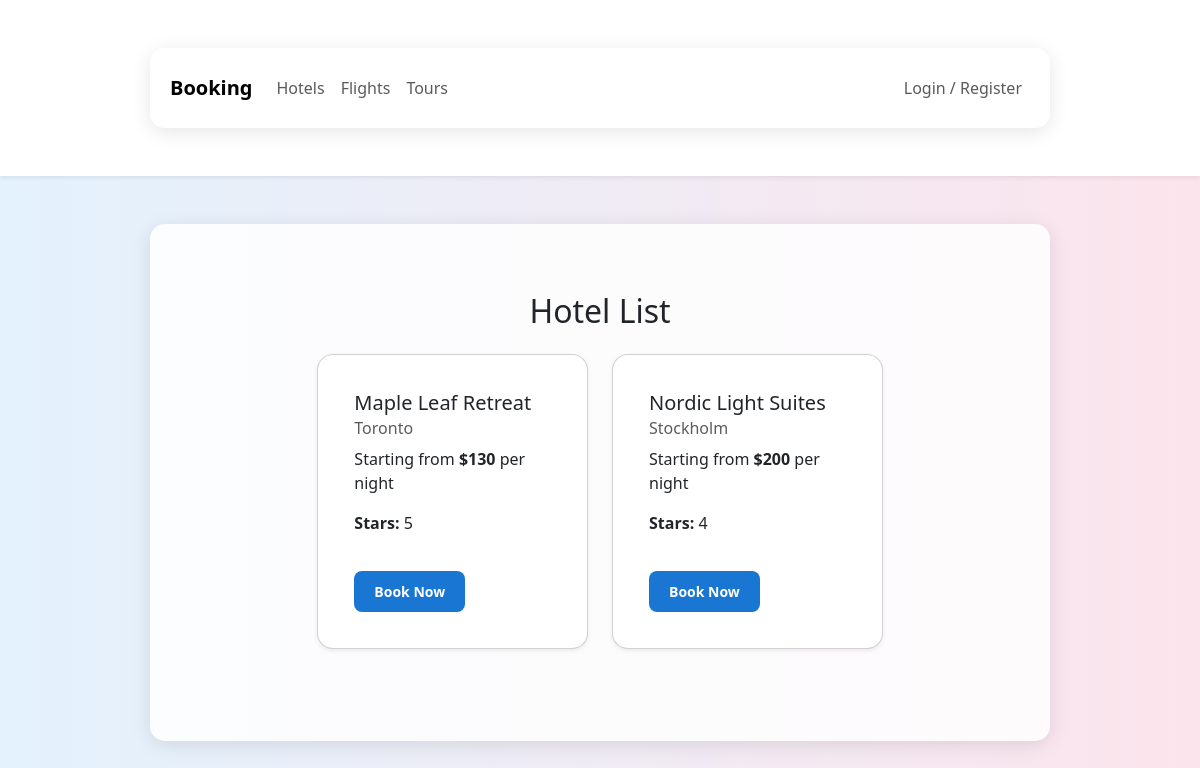
Screenshot of /hotels/ with the database file from the repository.
### booking/models.py (models this page shows, shortened)
class Hotel(models.Model):
    name = models.CharField(max_length=200)
    location_city = models.CharField(max_length=100)
    location_address = models.TextField()
    description = models.TextField(blank=True)
    star_rating = models.PositiveSmallIntegerField(choices=[(i, f"{i} Star{'s' if i > 1 else ''}") for i in range(1, 6)])
    contact_email = models.EmailField(blank=True)
    manager = models.ForeignKey(User, on_delete=models.CASCADE, related_name="managed_hotels")

### booking/views.py (the view)
# urls.py: path('hotels/', views.hotel_list, name='hotel_list'),
def hotel_list(request):
    cheapest_room = Room.objects.filter(hotel=OuterRef('pk')).order_by('price_per_night')
    hotels = Hotel.objects.annotate(min_price=Min("rooms__price_per_night"))
    hotels = hotels.annotate(
        cheapest_room_id=Subquery(cheapest_room.values('id')[:1])
    )
    user_role = None
    if request.session.get("username"):
        user = User.objects.get(username=request.session["username"])
        user_role = user.role
    return render(request, "hotel_list.html", {"hotels": hotels})

### booking/templates/hotel_list.html (shortened to what this page needs)
{% extends 'base.html' %}
{% block content %}
<div class="my-5">
  <h2 class="text-center mb-4">Hotel List</h2>
  <div class="row justify-content-center">
    {% for hotel in hotels %}
      <div class="col-md-6 col-lg-4 mb-4">
        <div class="card h-100 shadow-sm rounded-4">
          <div class="card-body">
            <h5 class="card-title">{{ hotel.name }}</h5>
            <h6 class="card-subtitle mb-2 text-muted">{{ hotel.location_city }}</h6>
            <p class="card-text">
              {% if hotel.min_price %}
                Starting from <strong>${{ hotel.min_price }}</strong> per night
              {% else %}
                <em>No rooms available</em>
              {% endif %}
            </p>
            <p class="card-text"><strong>Stars:</strong> {{ hotel.star_rating }}</p>
            <a href="{% url 'reserve_item' 'room'  hotel.cheapest_room_id  %}" class="btn btn-primary btn-sm">Book Now</a>
          </div>
        </div>
      </div>
    {% empty %}
      <p class="text-muted text-center">No hotels available.</p>
    {% endfor %}
  </div>
</div>
{% endblock %}

### booking/static/assets/styles/bookings.css (style rules this page uses)
body { font-family: 'Segoe UI', Tahoma, Geneva, Verdana, sans-serif; background: linear-gradient(to right, #e3f2fd, #fce4ec); margin: 0; padding: 0; }
.card { background: #ffffff; border-radius: 12px; padding: 20px; box-shadow: 0 2px 8px rgba(0, 0, 0, 0.1); transition: transform 0.3s ease, box-shadow 0.3s ease; }
.btn { display: inline-block; padding: 10px 20px; background-color: #1976d2; color: #fff; border: none; border-radius: 8px; text-decoration: none; text-align: center; font-weight: bold; transition: background-color 0.3s ease; margin-top: 20px; }

### rows the page displays
Hotel: name "Maple Leaf Retreat", location_city "Toronto", min_price "130", star_rating "5"
Hotel: name "Nordic Light Suites", location_city "Stockholm", min_price "200", star_rating "4"
